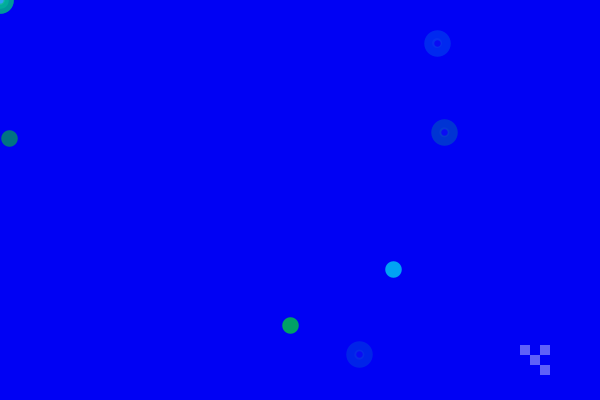
Frame 1 (no input)
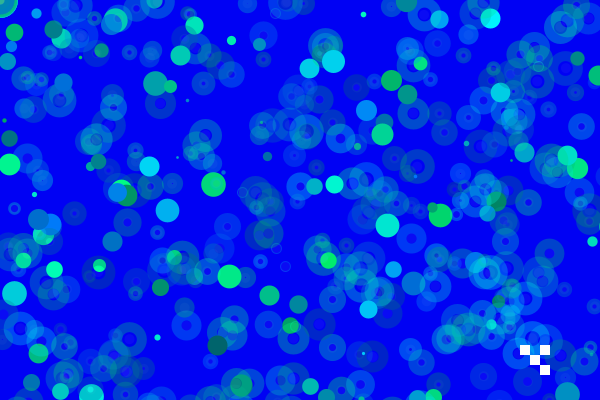
Frame 60 (the mouse pressed at the canvas centre just before this capture)
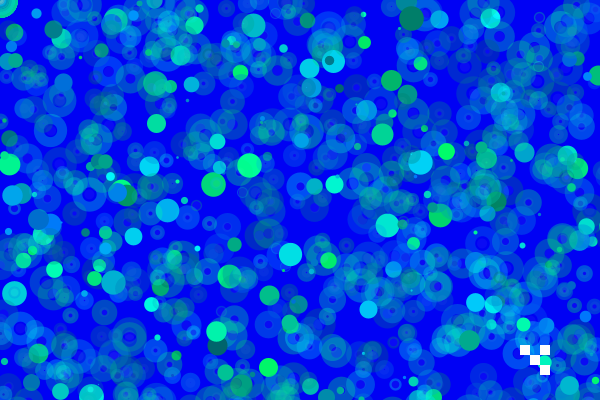
Frame 120 (the mouse held since frame 60 and released just before this capture)

The Processing sketch that drew these frames (run headless with seeded random() and noise(); from frame 60 on, the mouse is pressed at the canvas centre):

// Processing sketch: processing_154612
// ── processing_154612.pde

 
 
float x = 400;
float y = 400;
  
 
 
  
  
void setup() {
  size(600, 400);
  smooth();
  background(500);
}
  
void draw() {
  
  strokeWeight(random(1, 25));
  for (int i =0; i <400;i++) {
  
  
    stroke(0, random(100, 255), random(100, 255));
    point(i*random(0, width), i*random(0, height));
    x = x+5;
    stroke(0, random(100, 255), random(100, 255),80);
    fill(255,255,255,10
    );
    ellipse(i/5*random(0,width),i/5*random(0,width),10,10);
   
   
  }
    
     
  pushMatrix();                     ///////////////logo
  fill(255,255,255,95);
  noStroke();
  rect(width-80,height-55,10,10);
  rect(width-60,height-55,10,10);
  rect(width-70,height-45,10,10);
  rect(width-60,height-35,10,10);
  popMatrix();                      /////////////logo
    
 
}
